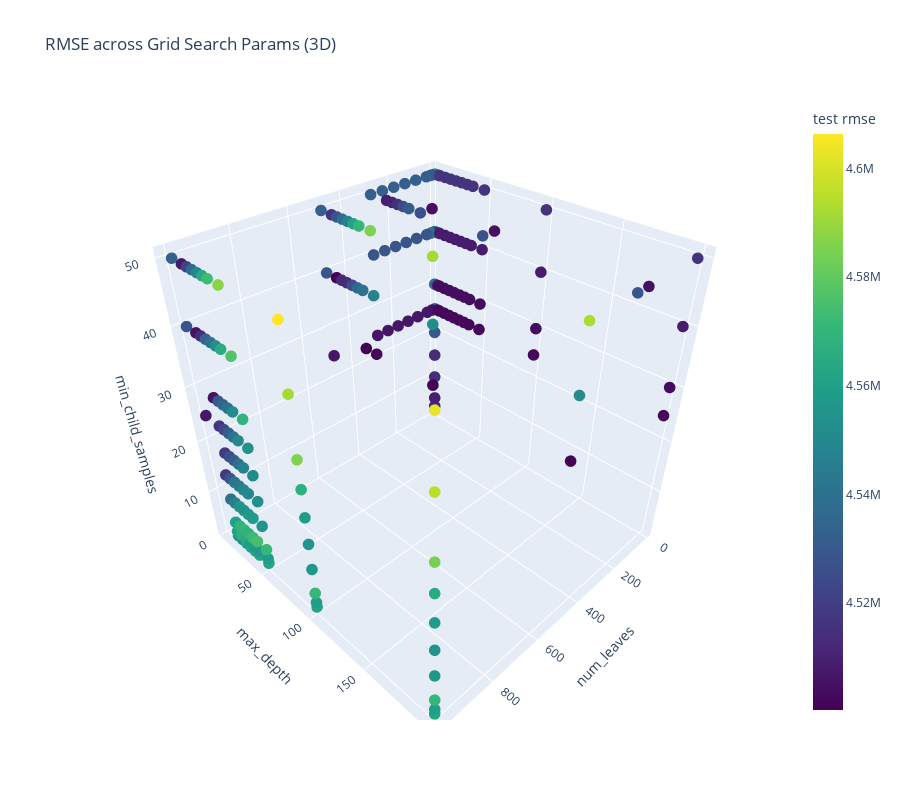

Notebook source saved alongside this figure:
### Markdown cell above
#### Params with RMSE > 4500000

### Code cell
filtered_df = real_overfitting_df[real_overfitting_df['test rmse'] > 4500000]

fig = px.scatter_3d(
    filtered_df,
    x='num_leaves',
    y='max_depth',
    z='min_child_samples',
    color='test rmse',
    color_continuous_scale='Viridis',
    title='RMSE across Grid Search Params (3D)',
    height=800,
)
fig.update_traces(marker=dict(size=4))
fig.show()

### Figure 1 — Plotly figure (JSON) as saved in the notebook; plotly's stock layout.template omitted (floating-point values rounded to 4 significant figures; data arrays with more than 128 entries replaced by an {"elided": "..."} marker saying what was removed)
{"data": [{"hovertemplate": "num_leaves=%{x}<br>max_depth=%{y}<br>min_child_samples=%{z}<br>test rmse=%{marker.color}<extra></extra>", "legendgroup": "", "marker": {"color": {"elided": "209 int values"}, "coloraxis": "coloraxis", "size": 4, "symbol": "circle"}, "mode": "markers", "name": "", "scene": "scene", "showlegend": false, "type": "scatter3d", "x": {"elided": "209 int values"}, "y": {"elided": "209 int values"}, "z": {"elided": "209 int values"}}], "layout": {"coloraxis": {"colorbar": {"title": {"text": "test rmse"}}, "colorscale": [[0, "#440154"], [0.1111, "#482878"], [0.2222, "#3e4989"], [0.3333, "#31688e"], [0.4444, "#26828e"], [0.5556, "#1f9e89"], [0.6667, "#35b779"], [0.7778, "#6ece58"], [0.8889, "#b5de2b"], [1, "#fde725"]]}, "height": 800, "legend": {"tracegroupgap": 0}, "scene": {"domain": {"x": [0, 1], "y": [0, 1]}, "xaxis": {"title": {"text": "num_leaves"}}, "yaxis": {"title": {"text": "max_depth"}}, "zaxis": {"title": {"text": "min_child_samples"}}}, "title": {"text": "RMSE across Grid Search Params (3D)"}}}
